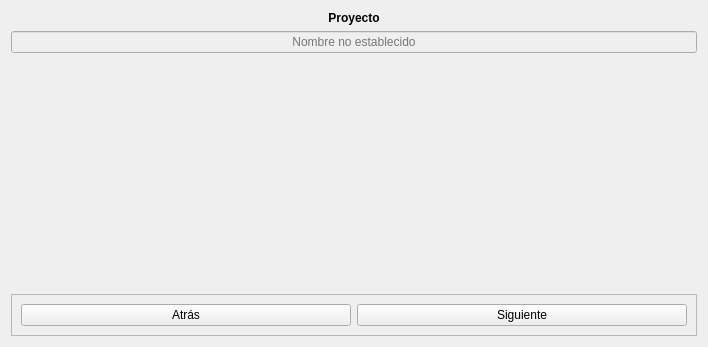
<?xml version="1.0" encoding="UTF-8"?>
<ui version="4.0">
 <class>Form</class>
 <widget class="QWidget" name="Form">
  <property name="geometry">
   <rect>
    <x>0</x>
    <y>0</y>
    <width>708</width>
    <height>347</height>
   </rect>
  </property>
  <property name="sizePolicy">
   <sizepolicy hsizetype="Expanding" vsizetype="Expanding">
    <horstretch>0</horstretch>
    <verstretch>0</verstretch>
   </sizepolicy>
  </property>
  <property name="windowTitle">
   <string>Nuevo Proyecto</string>
  </property>
  <layout class="QVBoxLayout" name="verticalLayout_2">
   <item>
    <widget class="QLabel" name="lblProject">
     <property name="font">
      <font>
       <bold>true</bold>
      </font>
     </property>
     <property name="text">
      <string>Proyecto</string>
     </property>
     <property name="alignment">
      <set>Qt::AlignmentFlag::AlignCenter</set>
     </property>
    </widget>
   </item>
   <item>
    <widget class="QLineEdit" name="leProjectName">
     <property name="enabled">
      <bool>false</bool>
     </property>
     <property name="alignment">
      <set>Qt::AlignmentFlag::AlignCenter</set>
     </property>
     <property name="placeholderText">
      <string>Nombre no establecido</string>
     </property>
    </widget>
   </item>
   <item>
    <widget class="QScrollArea" name="scrollArea">
     <property name="frameShape">
      <enum>QFrame::Shape::NoFrame</enum>
     </property>
     <property name="widgetResizable">
      <bool>true</bool>
     </property>
     <property name="alignment">
      <set>Qt::AlignmentFlag::AlignLeading|Qt::AlignmentFlag::AlignLeft|Qt::AlignmentFlag::AlignTop</set>
     </property>
     <widget class="QWidget" name="scrollAreaWidgetContents">
      <property name="geometry">
       <rect>
        <x>0</x>
        <y>0</y>
        <width>690</width>
        <height>229</height>
       </rect>
      </property>
      <layout class="QVBoxLayout" name="verticalLayout">
       <item>
        <layout class="QGridLayout" name="gridLayout"/>
       </item>
       <item>
        <spacer name="verticalSpacer">
         <property name="orientation">
          <enum>Qt::Orientation::Vertical</enum>
         </property>
         <property name="sizeHint" stdset="0">
          <size>
           <width>20</width>
           <height>40</height>
          </size>
         </property>
        </spacer>
       </item>
      </layout>
     </widget>
    </widget>
   </item>
   <item>
    <widget class="QFrame" name="frButtons">
     <property name="frameShape">
      <enum>QFrame::Shape::StyledPanel</enum>
     </property>
     <property name="frameShadow">
      <enum>QFrame::Shadow::Raised</enum>
     </property>
     <layout class="QHBoxLayout" name="horizontalLayout">
      <item>
       <widget class="QPushButton" name="btnBack">
        <property name="text">
         <string>Atrás</string>
        </property>
       </widget>
      </item>
      <item>
       <widget class="QPushButton" name="btnNext">
        <property name="text">
         <string>Siguiente</string>
        </property>
       </widget>
      </item>
     </layout>
    </widget>
   </item>
  </layout>
 </widget>
 <resources>
  <include location="../../resources.qrc"/>
 </resources>
 <connections/>
</ui>
